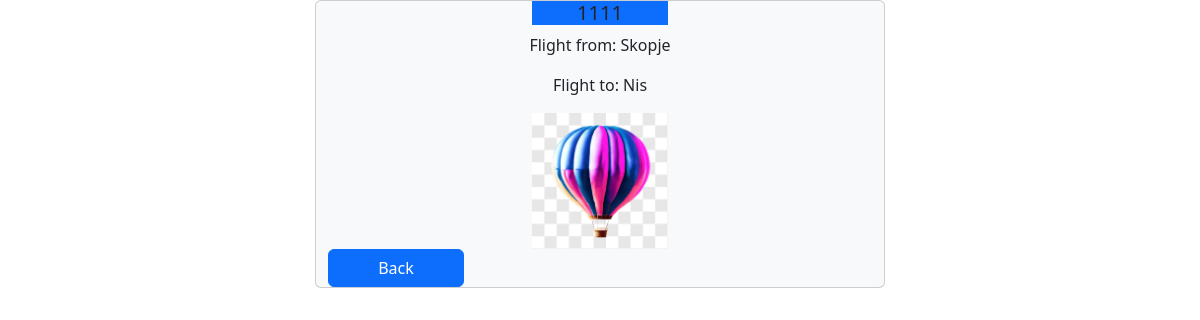
The page /details/4 (signed in) on the database its author committed.
### flightapp/models.py (models this page shows, shortened)
class Flight(models.Model):
    code=models.CharField(max_length=100,unique=True)
    take_off_airport=models.CharField(max_length=100,null=True,blank=True)
    landing_airport=models.CharField(max_length=100,null=True,blank=True)
    user  =models.ForeignKey(User,on_delete=models.CASCADE,null=True,blank=True)
    date = models.DateField(null=True,blank=True)
    airline = models.ForeignKey(Airline,on_delete=models.CASCADE)
    balloon = models.ForeignKey(Baloon, on_delete=models.CASCADE)
    pilot = models.ForeignKey(Pilot, on_delete=models.CASCADE)

### flightapp/views.py (the view)
# urls.py: path('details/<id>',app_views.details,name='details'), # <id> za da znae za koj let se odnesuva
@login_required
def details(request,id): #id-to go prakjame kako parametar posle vo linkot {{% url 'details' flight.id %}}
    try:
        flight = Flight.objects.get(id=id) #go naogjame toj flight sto sakame da vidime details za nego...
    except Flight.DoesNotExist:
        return index(request)  #ako nema samo vrakjame redirect na index.html
    context = {'flight':flight}
    return render(request,'details.html',context)

### templates/details.html (shortened to what this page needs)
{% load static %}
<!DOCTYPE html>
<html lang="en">
<head>
    <link rel="stylesheet" href="{% static 'bootstrap.css' %}">
</head>
<body>
        <div class="container ">
            <div class="row">
                <div class="card w-50 mx-auto bg-light">
                     <h5 class="card-title text-center bg-primary w-25 mx-auto">{{flight.code}}</h5>
                    <p class="card-text mx-auto">Flight from: {{flight.take_off_airport}}</p>
                    <p class="card-text mx-auto">Flight to: {{flight.landing_airport}}</p>
                    <img src="{% static 'hot_air_ballon.jpg' %}" class="w-25 card-text mx-auto">
                    <a href="{% url 'index' %}" class="btn btn-primary w-25">Back</a>
                </div>
            </div>
        </div>
</body>
</html>

### rows shown on the page
Flight: code "1111", take_off_airport "Skopje", landing_airport "Nis"
